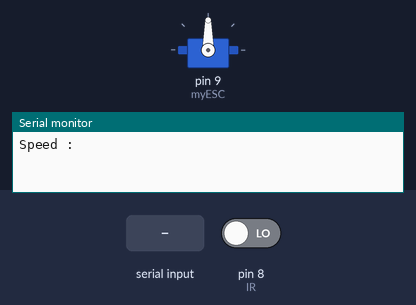
The sketch below on a simulated Arduino Uno, built with avr-gcc and run on an emulated ATmega328P. On the bench: servo, the last lines printed to the serial monitor. Inputs (shaded band) come from the test bench; at power-on: pin 8 (IR) LOW.

Above: at 1.2 s.
1.3 s: "90,45\n" received over Serial
At 2.1 s:
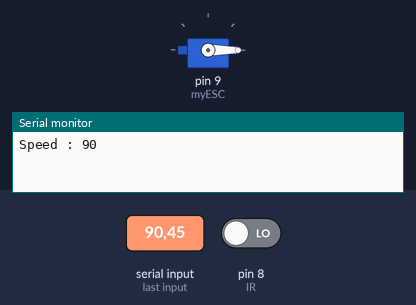
Timing chart, 0 to 4.3 s (numbered marks = the images above; inputs shaded):
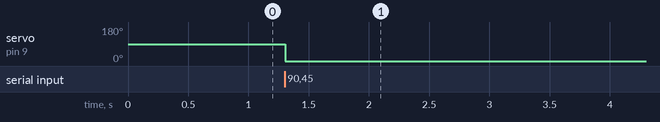

The sketch:

Tachometered_03.ino
```cpp
#include <Servo.h>

Servo myESC;
const int IR = 8;

unsigned long initime = 0;

int count = 0;
bool lastState = LOW;
long rpm = 0;

int speed = 0;
int step = 0;

void setup() {
  Serial.begin(9600);
  myESC.attach(9);

  pinMode(IR, INPUT);
  count = 0;

}


void loop() {

  Serial.print("Speed : ");
  while (Serial.available() == 0) {}

  int temp_speed = Serial.parseInt();

  while (Serial.available() > 0) {
    Serial.read();

  }

    Serial.println(temp_speed);

    if (temp_speed > speed){
      step = 1;
    }
    else{
      step = -1;
    }

  while (temp_speed != round(speed)) {
    speed = speed + step;
    myESC.writeMicroseconds(speed);
    delay(3);
  }
  myESC.writeMicroseconds(temp_speed);
  speed = temp_speed;


  initime = millis();
  count = 0;

  while (millis()-initime <= 5000){
  int senState = digitalRead(IR);
      if (senState != lastState) {
    lastState = senState;
//    Serial.println(count);
    count = count + 1;
    }
  }

  Serial.print("rotations = ");
  Serial.println(count/2);
  rpm = (count*6L);
  Serial.println(rpm);

}
```

Measured:
- after the input at 1.3 s, servo on pin 9 (myESC): 90° → 0° at once
